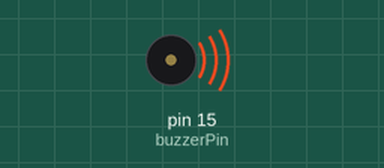
Simulated run of this sketch. Board: Arduino Uno, built with avr-gcc and run on an emulated ATmega328P. Parts: buzzer (waves = sounding, pin HIGH). What the sketch prints to the serial monitor is not drawn.

Above: at 6.45 s.
At 9.0 s:
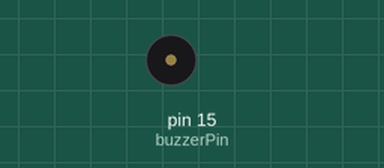
Timing chart, 0 to 13.0 s (numbered marks = the images above):
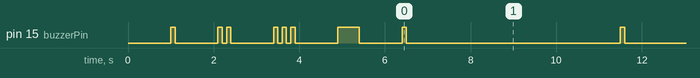

The sketch:

buzzer_test.ino
```cpp
/*
 * Buzzer Test
 * Testing the buzzer to make sure it makes sound
 *
 * Simple test that makes different beep patterns
 * You should hear beeps if the buzzer is connected right
 */

int buzzerPin = 15;  // Buzzer connected to pin 15

void setup() {
  Serial.begin(115200);
  Serial.println("Testing buzzer on pin 15...");

  pinMode(buzzerPin, OUTPUT);      // Set pin as output
  digitalWrite(buzzerPin, LOW);    // Make sure it starts off

  Serial.println("You should hear different beep patterns");
  delay(1000);

  // Test different beep patterns
  Serial.println("Single beep...");
  singleBeep();
  delay(1000);

  Serial.println("Double beep...");
  doubleBeep();
  delay(1000);

  Serial.println("Triple beep...");
  tripleBeep();
  delay(1000);

  Serial.println("Long beep...");
  longBeep();
  delay(1000);

  Serial.println("Buzzer test complete!");
}

void loop() {
  // Just beep once every 5 seconds to show it's working
  Serial.println("Beep!");
  singleBeep();
  delay(5000);
}

// Different beep functions I can use in my main program
void singleBeep() {
  digitalWrite(buzzerPin, HIGH);  // Turn on
  delay(100);                     // Wait
  digitalWrite(buzzerPin, LOW);   // Turn off
}

void doubleBeep() {
  singleBeep();
  delay(100);
  singleBeep();
}

void tripleBeep() {
  singleBeep();
  delay(100);
  singleBeep();
  delay(100);
  singleBeep();
}

void longBeep() {
  digitalWrite(buzzerPin, HIGH);
  delay(500);                    // Longer beep
  digitalWrite(buzzerPin, LOW);
}
```

Measured:
- by itself, pin 15 (buzzerPin): HIGH → LOW at 1.1 s, → HIGH 1.0 s later, → LOW 0.10 s later, → HIGH 0.10 s later, … (63 changes in this stretch)
